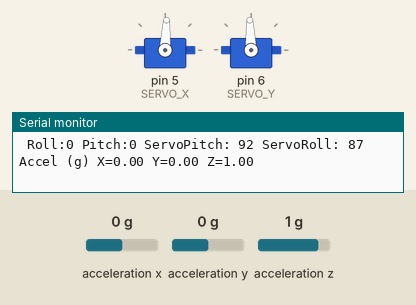
Recording of a sketch running on a simulated Arduino Uno, built with avr-gcc and run on an emulated ATmega328P. On the bench: 2 × servo, the last lines printed to the serial monitor. Wiring (inferred from the names in the program): MPU-6050 motion sensor at I2C address 0x68. The test bench sets the inputs (shaded band); at power-on: acceleration x 0 g, acceleration y 0 g, acceleration z 1 g.

Above: at 1.2 s.
1.3 s: acceleration x set to -1.4 g
At 3.2 s:
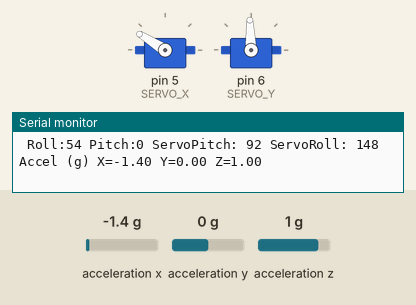
4.3 s: acceleration y set to 0.8 g
At 6.2 s:
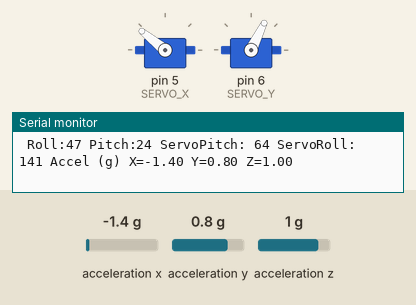
7.3 s: acceleration z set to -1.4 g
At 7.79 s:
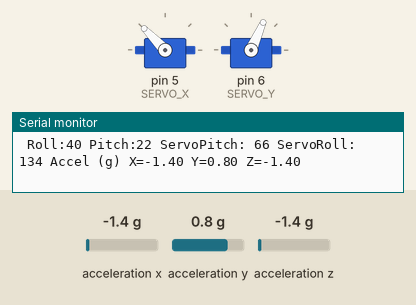
10.3 s: acceleration x set to -0.8 g
At 12.0 s:
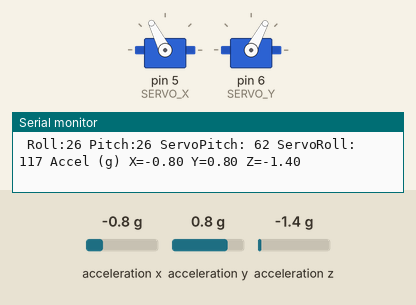
13.3 s: acceleration z set to 0 g
At 14.8 s:
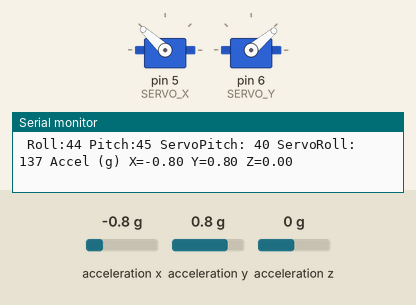
16.3 s: acceleration y set to 0 g
At 18.0 s:
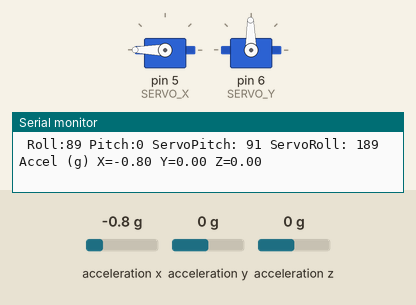
Timing chart, 0 to 19.5 s (numbered marks = the images above; inputs shaded):
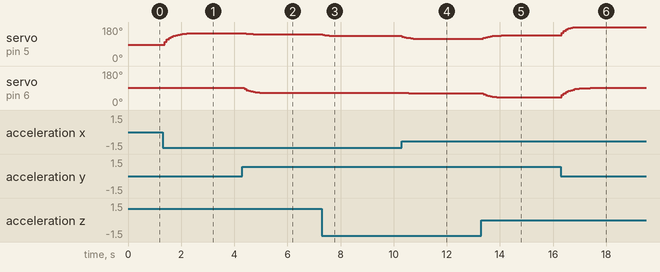

Measured:
- after the input at 1.3 s, servo on pin 5 (SERVO_X): moves from 87° to 148° over 1.2 s, starting after 0.08 s
- after the input at 4.3 s, servo on pin 5 (SERVO_X): moves from 148° to 141° over 0.59 s, starting after 0.07 s; servo on pin 6 (SERVO_Y): moves from 92° to 64° over 0.93 s, starting after 0.07 s
- after the input at 7.3 s, servo on pin 5 (SERVO_X): moves from 141° to 133° over 0.60 s, starting at once; servo on pin 6 (SERVO_Y): 64° → 65° after 0.11 s, → 66° 0.17 s later
- after the input at 10.3 s, servo on pin 5 (SERVO_X): moves from 133° to 117° over 0.77 s, starting at once; servo on pin 6 (SERVO_Y): 66° → 65° at once, → 64° 0.09 s later, → 63° 0.17 s later, → 62° 0.17 s later
- after the input at 13.3 s, servo on pin 5 (SERVO_X): moves from 117° to 137° over 0.84 s, starting after 0.08 s; servo on pin 6 (SERVO_Y): moves from 62° to 40° over 0.84 s, starting after 0.08 s
- after the input at 16.3 s, servo on pin 5 (SERVO_X): moves from 137° to 180° over 0.42 s, starting at once; servo on pin 6 (SERVO_Y): moves from 40° to 91° over 1.1 s, starting at once

The sketch:

sketch_2AxisArduinoGimbal.ino
```cpp
#include <Wire.h>
#include <Servo.h>
#include <Smoothed.h>

#define SERVO_X                     5
#define SERVO_Y                     6

#define MPU_POWER_REG               0x6B
#define MPU_POWER_CYCLE             0b00000000

#define MPU_ACCEL_CFG_REG           0x1C
#define MPU_ACCEL_CFG_2G            0b00000000
#define MPU_ACCEL_READINGSCALE_2G   16384.0
#define MPU_ACCEL_CFG_4G            0b00001000
#define MPU_ACCEL_READINGSCALE_4G   8192.0
#define MPU_ACCEL_CFG_8G            0b00010000
#define MPU_ACCEL_READINGSCALE_8G   4096.0
#define MPU_ACCEL_READ_REG          0x3B
#define MPU_ACCEL_READ_REG_SIZE     6

#define MPU_I2C_ADDRESS             0b1101000

Servo ServoX, ServoY;
double AcX,AcY,AcZ,TotalVector;
int Pitch,Roll,ServoPitch,ServoRoll;

Smoothed <float> ServoPitchSm;
Smoothed <float> ServoRollSm;

void setup() {
  Serial.begin(9600);
  ServoX.attach(SERVO_X);
  ServoY.attach(SERVO_Y);
  Wire.begin();
  SetupMPU();                                       // configuring and waking up the MPU6050
  MoveServosToZeroPosition();

  ServoPitchSm.begin(SMOOTHED_EXPONENTIAL, 25);  // starts smoothing the data for the servos
  ServoRollSm.begin(SMOOTHED_EXPONENTIAL, 25);  // starts smoothing the data for the servos
}

void SetupMPU(){
  Wire.beginTransmission(MPU_I2C_ADDRESS);
  Wire.write(MPU_POWER_REG);
  Wire.write(MPU_POWER_CYCLE);
  Wire.endTransmission();

  Wire.beginTransmission(MPU_I2C_ADDRESS);
  Wire.write(MPU_ACCEL_CFG_REG);
  Wire.write(MPU_ACCEL_CFG_4G);
  Wire.endTransmission();
}


void loop() {
  MPUReadAccel();
  MPUCalculatePitchAndRoll();
  MoveServo();
  printData();
}

void MPUReadAccel(){
  Wire.beginTransmission(MPU_I2C_ADDRESS);
  Wire.write(MPU_ACCEL_READ_REG);
  Wire.endTransmission();
  Wire.requestFrom(MPU_I2C_ADDRESS, MPU_ACCEL_READ_REG_SIZE);

  AcX = (long) (Wire.read() << 8 | Wire.read()) / MPU_ACCEL_READINGSCALE_4G;
  AcY = (long)(Wire.read() << 8 | Wire.read()) / MPU_ACCEL_READINGSCALE_4G;
  AcZ = (long) (Wire.read() << 8 | Wire.read()) / MPU_ACCEL_READINGSCALE_4G;
}


void MPUCalculatePitchAndRoll(){
  TotalVector = sqrt((AcX * AcX)+ (AcY * AcY)+ (AcZ * AcZ));
  Pitch = asin((float)AcY / TotalVector) * 57.296;
  Roll =  asin((float)AcX / TotalVector) * -57.256;

}

void MoveServo(){
  ServoPitchSm.add(map(Pitch, -78, 80, 180, 0));
  ServoRollSm.add(map(Roll, -75, 80, 0, 180));

  ServoPitch = ServoPitchSm.get();
  ServoRoll = ServoRollSm.get();

  ServoX.write(ServoRoll);
  ServoY.write(ServoPitch);
}

void MoveServosToZeroPosition(){
  ServoX.write(0);
  ServoY.write(0);
  }

void printData(){
  Serial.print(" ServoPitch: ");
  Serial.print(ServoPitch);
  Serial.print(" ServoRoll: ");
  Serial.print(ServoRoll);
  Serial.print(" Accel (g)");
  Serial.print(" X=");
  Serial.print(AcX);
  Serial.print(" Y=");
  Serial.print(AcY);
  Serial.print(" Z=");
  Serial.println(AcZ);
  Serial.print(" Roll:");
  Serial.print(Roll);
  Serial.print(" Pitch:");
  Serial.print(Pitch);
}
```
